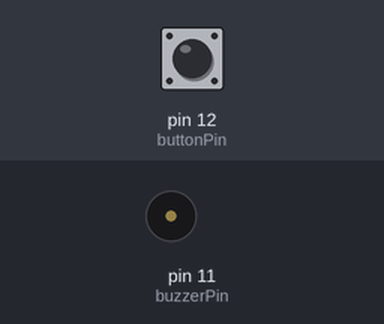
The program below on a simulated Raspberry Pi (header pin numbers). Parts: buzzer (waves = sounding, pin HIGH). The test bench sets the inputs (shaded band); at power-on: pin 12 (buttonPin) HIGH. What the program prints to the terminal is not drawn.

Above: at 1.2 s.
1.3 s: pin 12 (buttonPin) pulled LOW for 0.15 s
At 1.37 s:
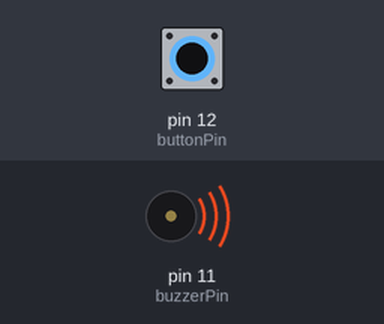
2.9 s: pin 12 (buttonPin) pulled LOW for 3.2 s
At 6.4 s:
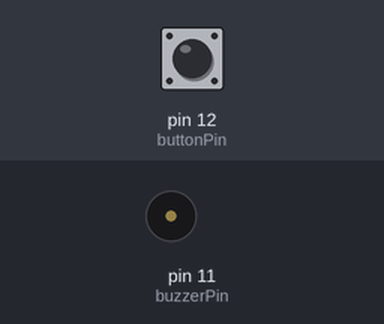
Timing chart, 0 to 7.9 s (numbered marks = the images above; inputs shaded):
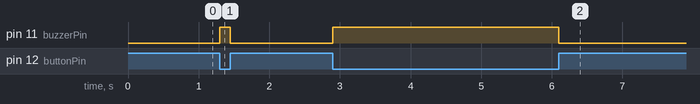

Measured:
- after the input at 1.3 s, pin 11 (buzzerPin): LOW → HIGH at once, → LOW 0.15 s later
- after the input at 2.9 s, pin 11 (buzzerPin): LOW → HIGH at once, → LOW 3.2 s later

The program:

Doorbell.py
```python
#!/usr/bin/env python3
########################################################################
# Filename    : Doorbell.py
# Description : Make doorbell with buzzer and button
# auther      : www.freenove.com
# modification: 2019/12/28
########################################################################
import RPi.GPIO as GPIO

buzzerPin = 11    # define buzzerPin
buttonPin = 12    # define buttonPin

def setup():
    GPIO.setmode(GPIO.BOARD)        # use PHYSICAL GPIO Numbering
    GPIO.setup(buzzerPin, GPIO.OUT)   # set buzzerPin to OUTPUT mode
    GPIO.setup(buttonPin, GPIO.IN, pull_up_down=GPIO.PUD_UP)    # set buttonPin to PULL UP INPUT mode

def loop():
    while True:
        if GPIO.input(buttonPin)==GPIO.LOW: # if button is pressed
            GPIO.output(buzzerPin,GPIO.HIGH) # turn on buzzer
            print ('buzzer turned on >>>')
        else : # if button is relessed
            GPIO.output(buzzerPin,GPIO.LOW) # turn off buzzer
            print ('buzzer turned off <<<')

def destroy():
    GPIO.cleanup()                     # Release all GPIO

if __name__ == '__main__':     # Program entrance
    print ('Program is starting...')
    setup()
    try:
        loop()
    except KeyboardInterrupt:  # Press ctrl-c to end the program.
        destroy()
```
